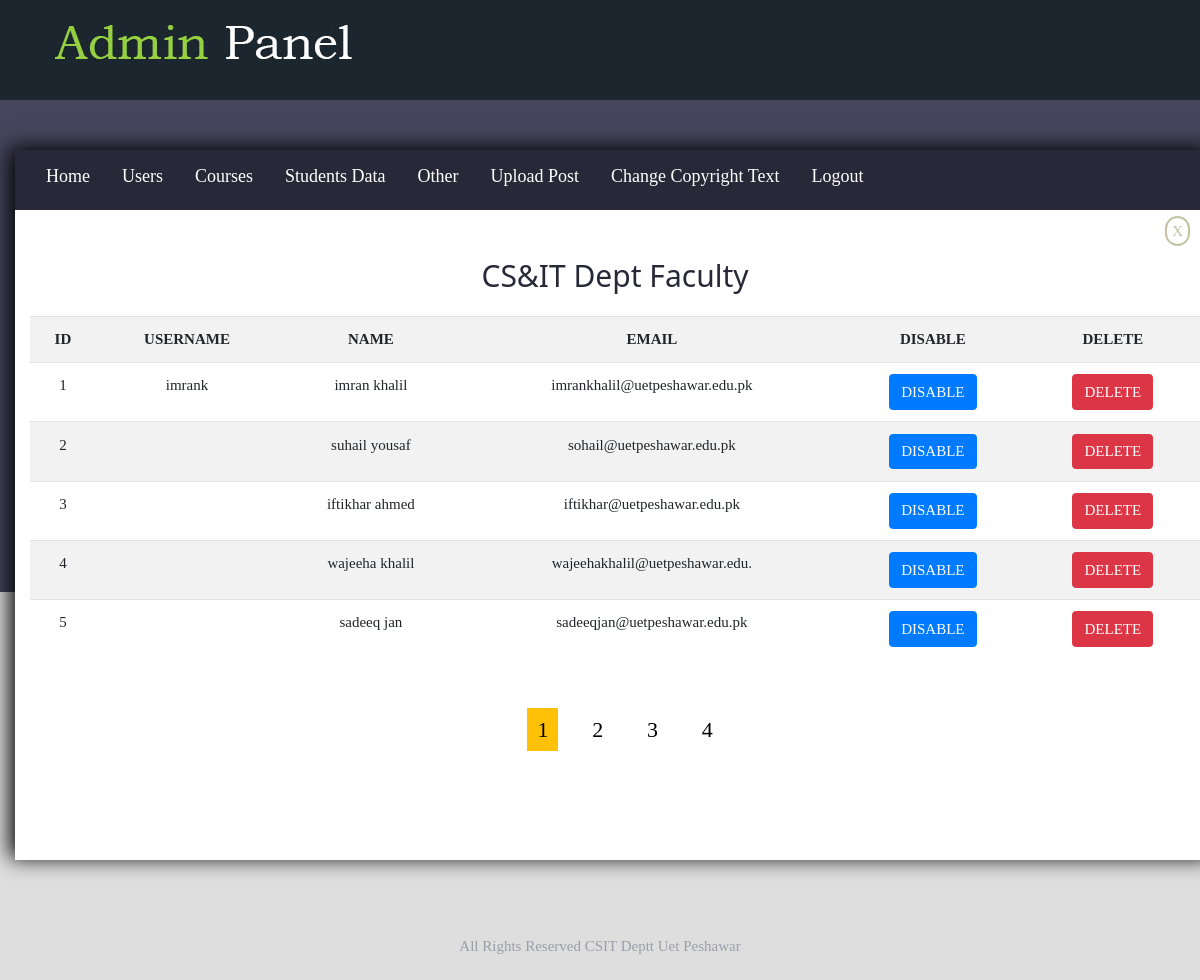
Screenshot of /admin/index.php?viewTeacher (signed in) with the database file from the repository.
### tables this page shows
CREATE TABLE `teachers` (
  `t_id` int(11) NOT NULL,
  `username` varchar(40) NOT NULL,
  `fname` varchar(20) NOT NULL,
  `lname` varchar(20) NOT NULL,
  `email` varchar(30) NOT NULL,
  `password` varchar(50) NOT NULL,
  `status` varchar(10) NOT NULL
);

CREATE TABLE `copyright` (
  `id` int(11) NOT NULL,
  `copyright` varchar(255) NOT NULL
);

### admin/DataManager.php (called while the page is built, shortened)
 <?php
 	class databaseConnection {
		public function __construct() {
			$this->conn = new mysqli("localhost","root","","csit");
		}
 	}
 class teacherManager extends databaseConnection {
 		public function getNoOfTeachers() {
 			$this->query="SELECT * FROM teachers WHERE status='ON'";
			$this->run=mysqli_query($this->conn,$this->query);
			return mysqli_num_rows($this->run);
 		}
		public function getTeachers($s, $e) {
			$this->query="SELECT * FROM teachers WHERE status='ON' LIMIT $s, $e";
			$this->run=mysqli_query($this->conn,$this->query);
			if(mysqli_num_rows($this->run) > 0) {
				return $this->run;
			}
		}
}
 	class copyRight extends databaseConnection {
 		public function getCopyRight() {
 			$this->query = "SELECT * FROM copyright";
 			$this->run = mysqli_query($this->conn,$this->query);
 			if($this->run) {
 				$data = mysqli_fetch_array($this->run);
 				return $data['copyright'];
 			}
 		}
 	}
  ?>

### admin/viewTeacher.php (the view, shortened to what this page needs)
<!DOCTYPE html>
<html>
<head>
</head>
<body>
	<?php if($tm->getNoOfTeachers() < 1) {
		?>
		<div class="w3-panel w3-display-container">
			<a href="index.php?home" class="w3-button w3-large w3-display-topright">X</a>
			<h3>No Records Found</h3>
		</div>
		<?php
	}else{
		?>
			<div id="cross">
				<a href="index.php?home">X</a>
			</div>
		<?php
		echo "<h2 class='text-center mt-3'>CS&IT Dept Faculty</h2>";
		if(isset($_GET['viewTeacher']) && isset($_GET['page'])) {
			$page = $_GET['page'];
		} else {
			$page = 1;
		}
		$no_of_rec =  $tm->getNoOfTeachers();
		$rec_per_page = 5;
		$no_of_page = ceil($no_of_rec/$rec_per_page);
		$start_page = ($page-1) * $rec_per_page;
		$data = $tm->getTeachers($start_page, $rec_per_page);
	 ?>
	<table class="table text-center table-striped mt-4">
		<tr>
			<th>ID</th>
			<th>USERNAME</th>
			<th>NAME</th>
			<th>EMAIL</th>
			<th>DISABLE</th>
			<th>DELETE</th>
		</tr>
		<?php
			$serial = 1;
			while ($value=mysqli_fetch_array($data)) {
				?>
					<tr>
						<td><?php echo $serial++; ?></td>
						<td><?php echo $value['username']; ?></td>
						<td><?php echo $value['fname']." ".$value['lname'] ; ?></td>
						<td><?php echo $value['email']; ?></td>
						<td><a onclick="handle('<?php echo $value['t_id']; ?>')" class="btn btn-primary" href="index.php?viewTeacher">DISABLE</a></td>
						<td><a class="btn btn-danger" href="index.php?delTeacher=<?php echo $value['t_id']; ?>">DELETE</a></td>
					</tr>
				<?php
			}
		 ?>
	</table>
	<ul>
	<?php
		for($i=1; $i<=$no_of_page; $i++) {
			?>
			<li
			<?php
			if($page == $i)
				echo "class='bg-warning'";
			?>
			><a href="index.php?viewTeacher&page=<?php echo $i ?>"><?php echo $i; ?></a></li>
			<?php
		}
	 ?>
	</ul>
	<?php } ?>
</body>
</html>

### admin/index.php (shortened to what this page needs)
<!DOCTYPE html>
<html>
<head>
	<link rel="stylesheet" type="text/css" href="./css/w3.css" />
	<link rel="stylesheet" type="text/css" href="./bootstrap/bootstrap.min.css" />
	<link rel="stylesheet" type="text/css" href="./css/style.css" />
</head>
<body>
	<div id="index-container" class="container-fluid">
		<?php include("./includes/header.php"); ?>
		<?php include("./includes/section.php"); ?>
		<?php include("./includes/footer.php"); ?>
	</div>
</body>
</html>

### admin/includes/header.php (shortened to what this page needs)
<div id="menu" class="row">
<nav class="col-md-12" >
				<div id="logo"><img src="./resources/admin-panel.jpg"></div>
</nav>
</div>

### admin/includes/section.php (shortened to what this page needs)
<?php
require_once("./DataManager.php"); ?>
<div id="inner-container" class="row">
			<header class="col-md-12" id="header-section">
				<nav id="inner-menu">
					<div id="bar" class="w3-bar">
  						<a href="./index.php?home" class="w3-bar-item w3-button">Home</a>
  					<div class="w3-dropdown-hover">
    					<button class="w3-button">Users</button>
  					</div>
  					<div class="w3-dropdown-hover">
    					<button class="w3-button">Courses</button>
  					</div>
  					<div class="w3-dropdown-hover">
    					<button class="w3-button">Students Data</button>
  					</div>
  					<div class="w3-dropdown-hover">
    					<button class="w3-button">Other</button>
  					</div>
  					<a href="./index.php?post" class="w3-bar-item w3-button">Upload Post</a>
  					<a class="w3-bar-item w3-button" href="index.php?copy">Change Copyright Text</a>
					<a class="w3-bar-item w3-button" href="./logout.php">Logout</a>
</div>
				</nav>
			</header>
			<section class="col-md-12" id="index-section">
				<?php
					$tm = new teacherManager();
					if(isset($_GET['viewTeacher'])){
						include("viewTeacher.php");
					}
				 ?>
			</section>
		</div>

### admin/includes/footer.php
<?php
	$copy = new copyRight();
 ?>
		<footer id="footer-section" class="row">
			<div class="col-md-12"><?php echo $copy->getCopyRight(); ?></div>
		</footer>

### admin/css/w3.css (style rules this page uses)
*,*:before,*:after { box-sizing:inherit }
html { -ms-text-size-adjust:100%;-webkit-text-size-adjust:100% }
body { margin:0 }
article,aside,details,figcaption,figure,footer,header,main,menu,nav,section { display:block }
a { background-color:transparent }
img { border-style:none }
button,input,select,textarea,optgroup { font:inherit;margin:0 }
button,input { overflow:visible }
button,select { text-transform:none }
button,[type=button],[type=reset],[type=submit] { -webkit-appearance:button }
html,body { font-family:Verdana,sans-serif;font-size:15px;line-height:1.5 }
html { overflow-x:hidden }
h2 { font-size:30px }
h1,h2,h3,h4,h5,h6 { font-family:"Segoe UI",Arial,sans-serif;font-weight:400;margin:10px 0 }
img { vertical-align:middle }
a { color:inherit }
.w3-btn,.w3-button { border:none;display:inline-block;padding:8px 16px;vertical-align:middle;overflow:hidden;text-decoration:none;color:inherit;background-color:inherit;text-align:center;cursor:pointer;white-space:nowrap }
.w3-btn,.w3-button { -webkit-touch-callout:none;-webkit-user-select:none;-khtml-user-select:none;-moz-user-select:none;-ms-user-select:none;user-select:none }
.w3-dropdown-click,.w3-dropdown-hover { position:relative;display:inline-block;cursor:pointer }
.w3-bar { width:100%;overflow:hidden }
.w3-bar .w3-bar-item { padding:8px 16px;float:left;width:auto;border:none;display:block;outline:0 }
.w3-bar .w3-dropdown-hover,.w3-bar .w3-dropdown-click { position:static;float:left }
.w3-bar .w3-button { white-space:normal }
.w3-container:after,.w3-container:before,.w3-panel:after,.w3-panel:before,.w3-row:after,.w3-row:before,.w3-row-padding:after,.w3-row-padding:before, .w3-cell-row:before,.w3-cell-row:after,.w3-clear:after,.w3-clear:before,.w3-bar:before,.w3-bar:after { content:"";display:table;clear:both }

### admin/css/style.css (style rules this page uses)
* { margin: 0; padding: 0; }
body { background-image: url(../resources/body-background.jpg); background-color: #dedede; background-repeat: repeat-x; font-family: "sans serif"; height: 500px; }
#index-container { width: 100%; height: 500px; }
#menu { background-color: #1c262f; height: 100px; }
#menu #logo { float: left; padding-top: 25px; margin-left: 40px; }
#inner-container { width: 1200px; margin: 50px auto 70px auto; box-shadow: -5px -2px 20px #000; }
#header-section { background-color: #292838; width: 1200px; height: 60px; margin: 0px auto; }
#index-section { background-color: #ffffff; width: 1200px; min-height: 650px; margin: 0px auto; overflow-x: scroll; }
#footer-section { height: 50px; }
#footer-section div { margin-top: 5px; text-align: center; color: #9d9daa; }
#inner-menu { padding-top: 5px; color: #fff; font-size: 18px; text-align: center; }

### admin/viewTeacher.php (style rules this page uses)
h2 { margin-top: 0px; margin-bottom: 20px; color: #292838; }
table { margin-bottom: 20px; }
ul { list-style: none; text-align: center; margin-top: 50px; }
li a { color: #000; }
li { display: inline-block; font-size: 22px; margin-left: 20px; padding: 5px 10px 5px 10px; }
#cross { margin-top: 10px; margin-bottom: 10px; text-align: right; padding-right: 10px; }
#cross a { border: 2px solid #c2c2a3; padding: 5px; color: #c2c2a3; border-radius: 20px; }

### rows the page displays
teachers: username "imrank", fname "imran", lname "khalil", email "imrankhalil@uetpeshawar.edu.pk"
teachers: fname "suhail", lname "yousaf", email "sohail@uetpeshawar.edu.pk"
teachers: fname "iftikhar", lname "ahmed", email "iftikhar@uetpeshawar.edu.pk"
teachers: fname "wajeeha", lname "khalil", email "wajeehakhalil@uetpeshawar.edu."
teachers: fname "sadeeq", lname "jan", email "sadeeqjan@uetpeshawar.edu.pk"
copyright: copyright "All Rights Reserved CSIT Deptt Uet Peshawar"
